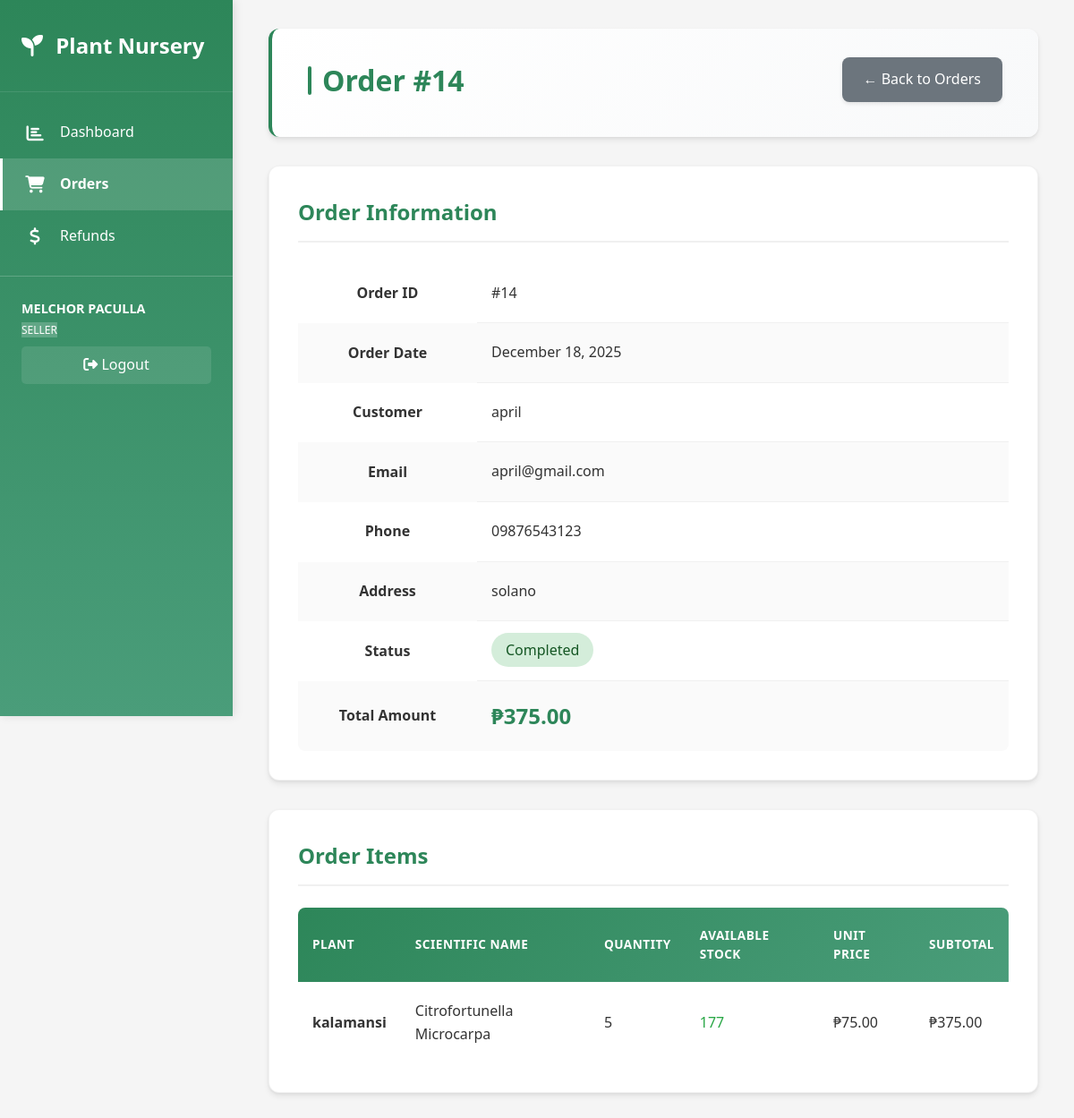
Page /seller/view_order.php?id=14 (signed in) on the committed database.
### tables this page shows
CREATE TABLE `employee`  (
  `EmployeeID` int NOT NULL AUTO_INCREMENT,
  `Name` varchar(100) NOT NULL,
  `Role` varchar(50) NULL DEFAULT NULL,
  `Email` varchar(100) NULL DEFAULT NULL,
  `Phone` varchar(20) NULL DEFAULT NULL,
  PRIMARY KEY (`EmployeeID`) USING BTREE,
  INDEX `idx_name`(`Name` ASC) USING BTREE,
  INDEX `idx_email`(`Email` ASC) USING BTREE
);

CREATE TABLE `order`  (
  `OrderID` int NOT NULL AUTO_INCREMENT,
  `CustomerID` int NULL DEFAULT NULL,
  `EmployeeID` int NULL DEFAULT NULL,
  `OrderDate` date NOT NULL,
  `TotalAmount` decimal(10, 2) NOT NULL DEFAULT 0.00,
  `Status` varchar(50) NULL DEFAULT 'Pending',
  `IsSuccessful` tinyint(1) NULL DEFAULT 0,
  PRIMARY KEY (`OrderID`) USING BTREE,
  INDEX `idx_customer`(`CustomerID` ASC) USING BTREE,
  INDEX `idx_employee`(`EmployeeID` ASC) USING BTREE,
  INDEX `idx_order_date`(`OrderDate` ASC) USING BTREE,
  INDEX `idx_status`(`Status` ASC) USING BTREE,
  CONSTRAINT `order_ibfk_1` FOREIGN KEY (`CustomerID`) REFERENCES `customer` (`CustomerID`) ON DELETE SET NULL ON UPDATE CASCADE,
  CONSTRAINT `order_ibfk_2` FOREIGN KEY (`EmployeeID`) REFERENCES `employee` (`EmployeeID`) ON DELETE SET NULL ON UPDATE CASCADE
);

CREATE TABLE `customer`  (
  `CustomerID` int NOT NULL AUTO_INCREMENT,
  `Name` varchar(100) NOT NULL,
  `Email` varchar(100) NULL DEFAULT NULL,
  `Phone` varchar(20) NULL DEFAULT NULL,
  `Address` varchar(255) NULL DEFAULT NULL,
  PRIMARY KEY (`CustomerID`) USING BTREE,
  INDEX `idx_name`(`Name` ASC) USING BTREE,
  INDEX `idx_email`(`Email` ASC) USING BTREE
);

CREATE TABLE `orderitem`  (
  `OrderItemID` int NOT NULL AUTO_INCREMENT,
  `OrderID` int NULL DEFAULT NULL,
  `PlantID` int NULL DEFAULT NULL,
  `Quantity` int NOT NULL DEFAULT 1,
  `Price` decimal(10, 2) NOT NULL,
  PRIMARY KEY (`OrderItemID`) USING BTREE,
  INDEX `idx_order`(`OrderID` ASC) USING BTREE,
  INDEX `idx_plant`(`PlantID` ASC) USING BTREE,
  CONSTRAINT `orderitem_ibfk_1` FOREIGN KEY (`OrderID`) REFERENCES `order` (`OrderID`) ON DELETE CASCADE ON UPDATE CASCADE,
  CONSTRAINT `orderitem_ibfk_2` FOREIGN KEY (`PlantID`) REFERENCES `plant` (`PlantID`) ON DELETE CASCADE ON UPDATE CASCADE
);

CREATE TABLE `plant`  (
  `PlantID` int NOT NULL AUTO_INCREMENT,
  `Name` varchar(100) NOT NULL,
  `ScientificName` varchar(120) NULL DEFAULT NULL,
  `PlantCategoryID` int NULL DEFAULT NULL,
  `PlantTypeID` int NULL DEFAULT NULL,
  `SupplierID` int NULL DEFAULT NULL,
  `QuantityAvailable` int NULL DEFAULT 0,
  `Price` decimal(10, 2) NOT NULL,
  `PlantImg` blob NULL,
  PRIMARY KEY (`PlantID`) USING BTREE,
  INDEX `idx_name`(`Name` ASC) USING BTREE,
  INDEX `idx_category`(`PlantCategoryID` ASC) USING BTREE,
  INDEX `idx_supplier`(`SupplierID` ASC) USING BTREE,
  INDEX `idx_planttype`(`PlantTypeID` ASC) USING BTREE,
  CONSTRAINT `plant_ibfk_1` FOREIGN KEY (`PlantCategoryID`) REFERENCES `plantcategory` (`PlantCategoryID`) ON DELETE SET NULL ON UPDATE CASCADE,
  CONSTRAINT `plant_ibfk_2` FOREIGN KEY (`SupplierID`) REFERENCES `supplier` (`SupplierID`) ON DELETE SET NULL ON UPDATE CASCADE,
  CONSTRAINT `plant_ibfk_3` FOREIGN KEY (`PlantTypeID`) REFERENCES `planttype` (`PlantTypeID`) ON DELETE SET NULL ON UPDATE CASCADE
);

### seller/view_order.php (the view, shortened to what this page needs)
<?php
require_once '../config/database.php';
$orderID = (int)$_GET['id'];
$result = mysqli_query($conn, "
    SELECT o.*, c.Name as CustomerName, c.Email as CustomerEmail, c.Phone as CustomerPhone,
           c.Address as CustomerAddress, e.Name as EmployeeName, e.Role as EmployeeRole
    FROM `order` o
    LEFT JOIN customer c ON o.CustomerID = c.CustomerID
    LEFT JOIN employee e ON o.EmployeeID = e.EmployeeID
    WHERE o.OrderID = $orderID
");
$order = mysqli_fetch_assoc($result);
$result2 = mysqli_query($conn, "
    SELECT oi.*, p.Name as PlantName, p.ScientificName, p.QuantityAvailable
    FROM orderitem oi
    LEFT JOIN plant p ON oi.PlantID = p.PlantID
    WHERE oi.OrderID = $orderID
");
$orderItems = mysqli_fetch_all($result2, MYSQLI_ASSOC);
include 'includes/header.php';
?>
<div class="page-header">
    <h2>Order #<?php echo $orderID; ?></h2>
    <div>
        <a href="orders.php" class="btn btn-secondary">← Back to Orders</a>
    </div>
</div>
        <div class="card">
            <h3>Order Information</h3>
            <table>
                <tr>
                    <th style="width: 200px;">Order ID</th>
                    <td>#<?php echo $order['OrderID']; ?></td>
                </tr>
                <tr>
                    <th>Order Date</th>
                    <td><?php echo date('F d, Y', strtotime($order['OrderDate'])); ?></td>
                </tr>
                <tr>
                    <th>Customer</th>
                    <td><?php echo htmlspecialchars($order['CustomerName'] ?? 'N/A'); ?></td>
                </tr>
                <tr>
                    <th>Email</th>
                    <td><?php echo htmlspecialchars($order['CustomerEmail'] ?? 'N/A'); ?></td>
                </tr>
                <tr>
                    <th>Phone</th>
                    <td><?php echo htmlspecialchars($order['CustomerPhone'] ?? 'N/A'); ?></td>
                </tr>
                <tr>
                    <th>Address</th>
                    <td><?php echo htmlspecialchars($order['CustomerAddress'] ?? 'N/A'); ?></td>
                </tr>
                <tr>
                    <th>Status</th>
                    <td>
                        <span style="padding: 0.5rem 1rem; border-radius: 20px; background-color:
                            <?php
                            echo $order['Status'] === 'Completed' ? '#d4edda' :
                                ($order['Status'] === 'Pending' ? '#fff3cd' : '#f8d7da');
                            ?>; color:
                            <?php
                            echo $order['Status'] === 'Completed' ? '#155724' :
                                ($order['Status'] === 'Pending' ? '#856404' : '#721c24');
                            ?>; font-weight: 500;">
                            <?php echo htmlspecialchars($order['Status']); ?>
                        </span>
                    </td>
                </tr>
                <tr>
                    <th>Total Amount</th>
                    <td style="font-size: 1.5rem; font-weight: bold; color: var(--primary-color);">
                        ₱<?php echo number_format($order['TotalAmount'], 2); ?>
                    </td>
                </tr>
            </table>
        </div>
        <div class="card">
            <h3>Order Items</h3>
            <?php if (count($orderItems) > 0): ?>
                <div class="table-container">
                    <table>
                        <thead>
                            <tr>
                                <th>Plant</th>
                                <th>Scientific Name</th>
                                <th>Quantity</th>
                                <th>Available Stock</th>
                                <th>Unit Price</th>
                                <th>Subtotal</th>
                            </tr>
                        </thead>
                        <tbody>
                            <?php foreach ($orderItems as $item):
                                $availableStock = (int)($item['QuantityAvailable'] ?? 0);
                                $orderQuantity = (int)$item['Quantity'];
                                $hasEnoughStock = $availableStock >= $orderQuantity;
                            ?>
                                <tr>
                                    <td><strong><?php echo htmlspecialchars($item['PlantName']); ?></strong></td>
                                    <td><?php echo htmlspecialchars($item['ScientificName'] ?? 'N/A'); ?></td>
                                    <td><?php echo $item['Quantity']; ?></td>
                                    <td>
                                        <span style="color: <?php echo $hasEnoughStock ? '#28a745' : '#dc3545'; ?>; font-weight: 500;">
                                            <?php echo $availableStock; ?>
                                        </span>
                                    </td>
                                    <td>₱<?php echo number_format($item['Price'], 2); ?></td>
                                    <td>₱<?php echo number_format($item['Quantity'] * $item['Price'], 2); ?></td>
                                </tr>
                            <?php endforeach; ?>
                        </tbody>
                    </table>
                </div>
            <?php else: ?>
                <div class="empty-state">
                    <p>No items in this order</p>
                </div>
            <?php endif; ?>
        </div>
    </div>
<?php include 'includes/footer.php'; ?>

### seller/includes/header.php (shortened to what this page needs)
<!DOCTYPE html>
<html lang="en">
<head>
    <link rel="stylesheet" href="../assets/css/style.css">
    <link rel="stylesheet" href="https://cdnjs.cloudflare.com/ajax/libs/font-awesome/6.4.0/css/all.min.css" />
</head>
<body>
    <?php
    $employeeName = 'Seller';
    if (isset($_SESSION['user_id'])) {
        $userID = $_SESSION['user_id'];
        $userResult = mysqli_query($conn, "SELECT EmployeeID, Username FROM user WHERE UserID = $userID");
        if ($userResult) {
            $user = mysqli_fetch_assoc($userResult);
            $employeeID = $user['EmployeeID'] ?? null;
            if ($employeeID) {
                $empResult = mysqli_query($conn, "SELECT Name FROM employee WHERE EmployeeID = $employeeID");
                if ($empResult) {
                    $emp = mysqli_fetch_assoc($empResult);
                    $employeeName = $emp['Name'] ?? $user['Username'];
                } else {
                    $employeeName = $user['Username'] ?? 'Seller';
                }
            } else {
                $employeeName = $user['Username'] ?? 'Seller';
            }
        }
    }
    $currentFile = basename($_SERVER['PHP_SELF']);
    $activePage = '';
    if ($currentFile == 'sellerpage.php') {
        $activePage = 'dashboard';
    } elseif ($currentFile == 'orders.php' || $currentFile == 'view_order.php' || $currentFile == 'approve_order.php') {
        $activePage = 'orders';
    } elseif ($currentFile == 'refunds.php' || $currentFile == 'view_refund.php' || $currentFile == 'process_refund.php') {
        $activePage = 'refunds';
    }
    ?>
    <div class="sidebar">
        <div class="sidebar-brand">
            <h1><i class="fas fa-seedling"></i> Plant Nursery</h1>
        </div>
        <ul class="sidebar-menu">
            <li>
                <a href="sellerpage.php" class="<?php echo $activePage == 'dashboard' ? 'active' : ''; ?>">
                    <span class="icon"><i class="fas fa-chart-bar"></i></span>
                    <span class="text">Dashboard</span>
                </a>
            </li>
            <li>
                <a href="orders.php" class="<?php echo $activePage == 'orders' ? 'active' : ''; ?>">
                    <span class="icon"><i class="fas fa-shopping-cart"></i></span>
                    <span class="text">Orders</span>
                </a>
            </li>
            <li>
                <a href="refunds.php" class="<?php echo $activePage == 'refunds' ? 'active' : ''; ?>">
                    <span class="icon"><i class="fas fa-dollar-sign"></i></span>
                    <span class="text">Refunds</span>
                </a>
            </li>
        </ul>
        <div style="padding: 1.5rem; border-top: 1px solid rgba(255,255,255,0.2); margin-top: auto;">
            <div style="color: white; margin-bottom: 0.5rem; font-size: 0.9rem;">
                <strong><?php echo htmlspecialchars(strtoupper($employeeName)); ?></strong>
                <div><span class="badge" style="background: rgba(255,255,255,0.2); color: white; font-size: 0.75rem; margin-top: 0.25rem;"><?php echo htmlspecialchars(strtoupper($_SESSION['role'] ?? '')); ?></span></div>
            </div>
            <a href="../logout.php" style="display: block; color: white; text-decoration: none; padding: 0.5rem; border-radius: 5px; background: rgba(255,255,255,0.1); text-align: center; transition: background 0.3s;">
                <span class="icon"><i class="fas fa-sign-out-alt"></i></span>
                <span class="text">Logout</span>
            </a>
        </div>
    </div>
    <div class="main-content">
        <div class="container-fluid py-4 px-4">

### assets/css/style.css (style rules this page uses)
* { margin: 0; padding: 0; box-sizing: border-box; }
:root { --primary-color: #2d8659; --secondary-color: #4a9d7a; --accent-color: #6bb896; --danger-color: #dc3545; --warning-color: #ffc107; --success-color: #28a745; --dark-color: #2c3e50; --light-color: #f8f9fa; --border-color: #dee2e6; --text-color: #333; --text-light: #666; }
body { font-family: 'Segoe UI', Tahoma, Geneva, Verdana, sans-serif; background-color: #f5f5f5; color: var(--text-color); line-height: 1.6; display: flex; min-height: 100vh; }
.sidebar { width: 260px; background: linear-gradient(180deg, var(--primary-color), var(--secondary-color)); color: white; position: fixed; height: 100vh; left: 0; top: 0; box-shadow: 2px 0 10px rgba(0,0,0,0.1); z-index: 1000; overflow-y: auto; }
.sidebar-brand { padding: 2rem 1.5rem; border-bottom: 1px solid rgba(255,255,255,0.1); }
.sidebar-brand h1 { font-size: 1.5rem; font-weight: 600; margin: 0; }
.sidebar-menu { list-style: none; padding: 1rem 0; margin: 0; }
.sidebar-menu li { margin: 0; }
.sidebar-menu a { display: flex; align-items: center; padding: 1rem 1.5rem; color: white; text-decoration: none; transition: all 0.3s; border-left: 3px solid transparent; }
.sidebar-menu a.active { background-color: rgba(255,255,255,0.15); border-left-color: white; font-weight: 600; }
.sidebar-menu .icon { font-size: 1.3rem; margin-right: 1rem; width: 24px; text-align: center; display: inline-flex; align-items: center; justify-content: center; }
.sidebar-menu .icon i { font-size: 1.2rem; }
.sidebar-brand h1 i { margin-right: 0.5rem; }
.sidebar-menu .text { font-size: 1rem; }
.main-content { flex: 1; margin-left: 260px; min-height: 100vh; display: flex; flex-direction: column; }
.main-content .container-fluid { padding: 2rem 2.5rem !important; margin: 0; flex: 1; }
.page-header { background: linear-gradient(135deg, #ffffff 0%, #f8f9fa 100%); padding: 2rem 2.5rem; border-radius: 12px; box-shadow: 0 4px 6px rgba(0,0,0,0.07), 0 1px 3px rgba(0,0,0,0.06); margin-bottom: 2rem; display: flex; justify-content: space-between; align-items: flex-start; border-left: 4px solid var(--primary-color); flex-wrap: wrap; gap: 1rem; }
.page-header h2 { color: var(--primary-color); font-size: 2rem; font-weight: 700; margin: 0; display: flex; align-items: center; gap: 0.75rem; }
.page-header h2::before { content: ''; width: 4px; height: 2rem; background: var(--primary-color); border-radius: 2px; }
.btn { display: inline-block; padding: 0.75rem 1.5rem; border: none; border-radius: 8px; text-decoration: none; font-weight: 500; cursor: pointer; transition: all 0.3s ease; font-size: 1rem; box-shadow: 0 2px 4px rgba(0,0,0,0.1); position: relative; overflow: hidden; }
.btn::before { content: ''; position: absolute; top: 50%; left: 50%; width: 0; height: 0; border-radius: 50%; background: rgba(255,255,255,0.3); transform: translate(-50%, -50%); transition: width 0.6s, height 0.6s; }
.btn-secondary { background-color: #6c757d; color: white; }
.card { background: white; border-radius: 12px; box-shadow: 0 4px 6px rgba(0,0,0,0.07), 0 1px 3px rgba(0,0,0,0.06); padding: 2rem; margin-bottom: 2rem; transition: box-shadow 0.3s ease, transform 0.2s ease; border: 1px solid rgba(0,0,0,0.05); }
.card h3 { color: var(--primary-color); margin-top: 0; margin-bottom: 1.5rem; font-size: 1.5rem; font-weight: 600; border-bottom: 2px solid #f0f0f0; padding-bottom: 0.75rem; }
.table-container { overflow-x: auto; }
table { width: 100%; border-collapse: separate; border-spacing: 0; background: white; border-radius: 8px; overflow: hidden; }
table thead { background: linear-gradient(135deg, var(--primary-color), var(--secondary-color)); color: white; }
table thead th { padding: 1.25rem 1rem; text-align: left; font-weight: 600; text-transform: uppercase; font-size: 0.85rem; letter-spacing: 0.5px; border: none; }
table tbody tr { transition: background-color 0.2s ease; }
table tbody td { padding: 1.25rem 1rem; text-align: left; border-bottom: 1px solid #f0f0f0; vertical-align: middle; }
table tbody tr:last-child td { border-bottom: none; }
table tbody tr:nth-child(even) { background-color: #fafafa; }

### rows in the picture
employee: Name "MELCHOR PACULLA"
order: OrderID "14", OrderDate "December 18, 2025", CustomerID.Name "april", CustomerID.Email "april@gmail.com", CustomerID.Phone "09876543123", CustomerID.Address "solano", Status "Completed", TotalAmount "375.00"
orderitem: PlantID.Name "kalamansi", PlantID.ScientificName "Citrofortunella Microcarpa", Quantity "5", PlantID.QuantityAvailable "177", Price "75.00", $item['Quantity'] * $item['Price'] "375.00"

### other values in the picture
$_SESSION['role'] "SELLER"
$orderID "14"
